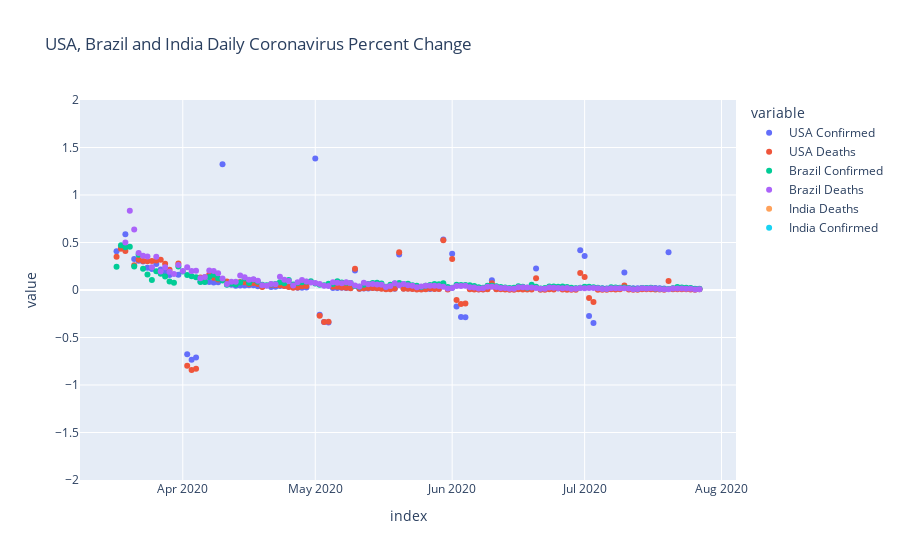

This figure's notebook cell:
### Code cell
#Plot USA, Brazil and India Coronavirus Cases on same plot

scatter_global_daily_corona_clean = px.scatter((global_daily_corona_clean), range_y=(-2, 2), title = 'USA, Brazil and India Daily Coronavirus Percent Change')
scatter_global_daily_corona_clean
#Bjorn

### Figure 1 — Plotly figure (JSON) as saved in the notebook; plotly's stock layout.template omitted (floating-point values rounded to 4 significant figures; data arrays with more than 128 entries replaced by an {"elided": "..."} marker saying what was removed)
{"data": [{"hovertemplate": "variable=USA Confirmed<br>index=%{x}<br>value=%{y}<extra></extra>", "legendgroup": "USA Confirmed", "marker": {"color": "#636efa", "symbol": "circle"}, "mode": "markers", "name": "USA Confirmed", "orientation": "v", "showlegend": true, "type": "scatter", "x": {"elided": "133 str values"}, "xaxis": "x", "y": {"elided": "133 float values"}, "yaxis": "y"}, {"hovertemplate": "variable=USA Deaths<br>index=%{x}<br>value=%{y}<extra></extra>", "legendgroup": "USA Deaths", "marker": {"color": "#EF553B", "symbol": "circle"}, "mode": "markers", "name": "USA Deaths", "orientation": "v", "showlegend": true, "type": "scatter", "x": {"elided": "133 str values"}, "xaxis": "x", "y": {"elided": "133 float values"}, "yaxis": "y"}, {"hovertemplate": "variable=Brazil Confirmed<br>index=%{x}<br>value=%{y}<extra></extra>", "legendgroup": "Brazil Confirmed", "marker": {"color": "#00cc96", "symbol": "circle"}, "mode": "markers", "name": "Brazil Confirmed", "orientation": "v", "showlegend": true, "type": "scatter", "x": {"elided": "133 str values"}, "xaxis": "x", "y": {"elided": "133 float values"}, "yaxis": "y"}, {"hovertemplate": "variable=Brazil Deaths<br>index=%{x}<br>value=%{y}<extra></extra>", "legendgroup": "Brazil Deaths", "marker": {"color": "#ab63fa", "symbol": "circle"}, "mode": "markers", "name": "Brazil Deaths", "orientation": "v", "showlegend": true, "type": "scatter", "x": {"elided": "133 str values"}, "xaxis": "x", "y": {"elided": "133 float values"}, "yaxis": "y"}, {"hovertemplate": "variable=India Deaths<br>index=%{x}<br>value=%{y}<extra></extra>", "legendgroup": "India Deaths", "marker": {"color": "#FFA15A", "symbol": "circle"}, "mode": "markers", "name": "India Deaths", "orientation": "v", "showlegend": true, "type": "scatter", "x": {"elided": "133 str values"}, "xaxis": "x", "y": {"elided": "133 int values"}, "yaxis": "y"}, {"hovertemplate": "variable=India Confirmed<br>index=%{x}<br>value=%{y}<extra></extra>", "legendgroup": "India Confirmed", "marker": {"color": "#19d3f3", "symbol": "circle"}, "mode": "markers", "name": "India Confirmed", "orientation": "v", "showlegend": true, "type": "scatter", "x": {"elided": "133 str values"}, "xaxis": "x", "y": {"elided": "133 int values"}, "yaxis": "y"}], "layout": {"autosize": true, "legend": {"title": {"text": "variable"}, "tracegroupgap": 0}, "title": {"text": "USA, Brazil and India Daily Coronavirus Percent Change"}, "xaxis": {"anchor": "y", "autorange": true, "domain": [0, 1], "range": ["2020-03-09 04:44:27.7584", "2020-08-03 19:15:32.2416"], "title": {"text": "index"}, "type": "date"}, "yaxis": {"anchor": "x", "domain": [0, 1], "range": [-2, 2], "title": {"text": "value"}, "type": "linear"}}}
